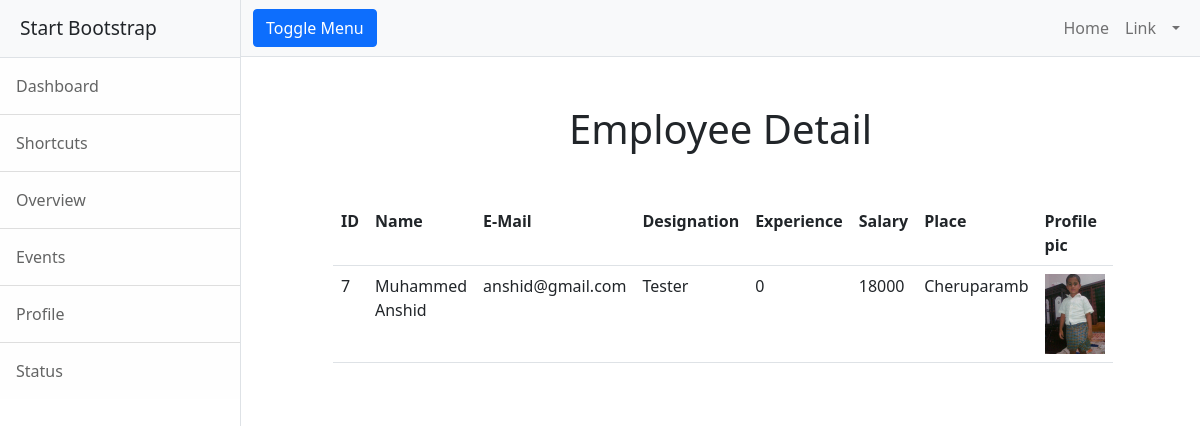
Page /employee/details/7 (signed in) on the committed database.
### employee/models.py (models this page shows, shortened)
class Employee(models.Model):
    emp_name = models.CharField(max_length=120)
    profile_pic = models.ImageField(upload_to="profilepics",null=True)
    emp_email = models.EmailField(unique=True)
    emp_designation = models.CharField(max_length=120)
    emp_experience = models.PositiveIntegerField(default=0)    # OR (null = 0)
    emp_salary = models.PositiveIntegerField()
    emp_place = models.CharField(max_length=120,null=True)

### employee/views.py (the view)
# urls.py: path('details/<str:eid>',views.EmployeeDetailView.as_view(),name="emp-detail"),
@method_decorator(signin_required,name="dispatch")
class EmployeeDetailView(View):
    def get(self,request,*args,**kwargs):
        emp_id = kwargs.get("eid")
        qs = Employee.objects.get(id=emp_id)
        return render(request,"emp-detail.html",{"employee":qs})

### employee/views.py (called while the page is built)
def signin_required(fun):
    def wrapper(request,*args,**kwargs):
        if request.user.is_authenticated:
            return fun(request,*args,**kwargs)
        else:
            messages.error(request,"Please login")
            return redirect("sign-in")
    return wrapper

### employee/templates/emp-detail.html
{%extends 'base.html'%}
{%block body_block%}
 <h1 class="text-center my-5">Employee Detail</h1>
    <div class="row">
        <div class="col-1"></div>
        <div class="col-10">
            <table class="table">
                <tr>
                    <th>ID</th>
                    <th>Name</th>
                    <th>E-Mail</th>
                    <th>Designation</th>
                    <th>Experience</th>
                    <th>Salary</th>
                    <th>Place</th>
                    <th>Profile pic</th>
                </tr>
                <tr>
                    <td>{{employee.id}}</td>
                    <td>{{employee.emp_name}}</td>
                    <td>{{employee.emp_email}}</td>
                    <td>{{employee.emp_designation}}</td>
                    <td>{{employee.emp_experience}}</td>
                    <td>{{employee.emp_salary}}</td>
                    <td>{{employee.emp_place}}</td>
                    <td><img src="{{employee.profile_pic.url}}" alt="" height="80"></td>
                </tr>
            </table>
        </div>
        <div class="col-1"></div>
    </div>
{%endblock%}

### rows in the picture
Employee: id "7", emp_name "Muhammed Anshid", emp_email "anshid@gmail.com", emp_designation "Tester", emp_experience "0", emp_salary "18000", emp_place "Cheruparamb", profile_pic (picture)
